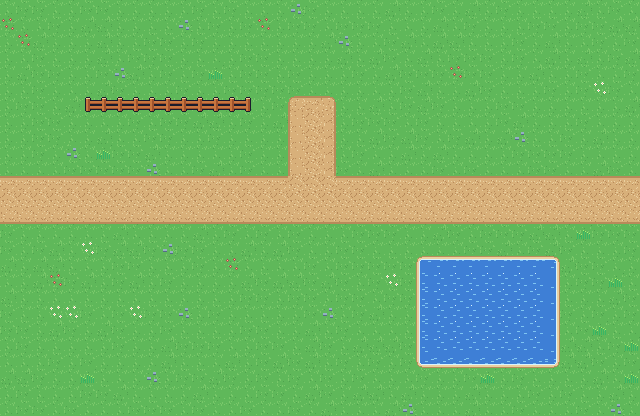

Below is a game level as drawn by its tile map, then a one-line description and the .tmx that defines it (tile-layer data replaced by summaries):
An orthogonal 40x26 tile map with 16x16 px tiles, 2 tile layers (Ground, Fences), 2 tilesets and 43 objects (10x Gem, Spawn).

<map version="1.10" tiledversion="1.11.2" orientation="orthogonal" renderorder="right-down" width="40" height="26" tilewidth="16" tileheight="16" infinite="0" nextlayerid="6" nextobjectid="44">
 <tileset firstgid="1" source="topdown_tiles.tsx" />
 <tileset firstgid="49" source="topdown_objects.tsx" />
 <layer id="1" name="Ground" width="40" height="26">
  <data>[1040 cells, 1040 non-empty, 23 distinct tile ids]</data>
 </layer>
 <layer id="2" name="Fences" width="40" height="26">
  <data>[1040 cells, 11 non-empty, 3 distinct tile ids]</data>
 </layer>
 <objectgroup id="3" name="Objects">
  <object id="1" gid="50" x="288" y="100" width="48" height="48" />
  <object id="2" gid="49" x="8" y="76" width="32" height="40" />
  <object id="3" gid="49" x="40" y="44" width="32" height="40" />
  <object id="4" gid="49" x="88" y="60" width="32" height="40" />
  <object id="5" gid="49" x="152" y="44" width="32" height="40" />
  <object id="6" gid="49" x="200" y="76" width="32" height="40" />
  <object id="7" gid="49" x="376" y="60" width="32" height="40" />
  <object id="8" gid="49" x="424" y="92" width="32" height="40" />
  <object id="9" gid="49" x="488" y="44" width="32" height="40" />
  <object id="10" gid="49" x="552" y="76" width="32" height="40" />
  <object id="11" gid="49" x="584" y="124" width="32" height="40" />
  <object id="12" gid="49" x="24" y="156" width="32" height="40" />
  <object id="13" gid="49" x="8" y="268" width="32" height="40" />
  <object id="14" gid="49" x="40" y="348" width="32" height="40" />
  <object id="15" gid="49" x="104" y="396" width="32" height="40" />
  <object id="16" gid="49" x="184" y="364" width="32" height="40" />
  <object id="17" gid="49" x="248" y="412" width="32" height="40" />
  <object id="18" gid="49" x="328" y="380" width="32" height="40" />
  <object id="19" gid="49" x="584" y="252" width="32" height="40" />
  <object id="20" gid="49" x="600" y="364" width="32" height="40" />
  <object id="21" gid="49" x="360" y="300" width="32" height="40" />
  <object id="22" gid="49" x="136" y="284" width="32" height="40" />
  <object id="23" gid="51" x="128" y="158" width="20" height="14" />
  <object id="24" gid="51" x="224" y="158" width="20" height="14" />
  <object id="25" gid="51" x="384" y="158" width="20" height="14" />
  <object id="26" gid="51" x="480" y="254" width="20" height="14" />
  <object id="27" gid="51" x="192" y="270" width="20" height="14" />
  <object id="28" gid="51" x="576" y="206" width="20" height="14" />
  <object id="29" gid="52" x="80" y="252" width="16" height="8" />
  <object id="30" gid="52" x="352" y="252" width="16" height="8" />
  <object id="31" gid="52" x="528" y="140" width="16" height="8" />
  <object id="32" gid="52" x="240" y="316" width="16" height="8" />
 </objectgroup>
 <objectgroup id="4" name="Spawns">
  <object id="33" name="PlayerStart" type="Spawn" x="312" y="156">
   <point />
  </object>
  <object id="34" name="Gem1" type="Gem" x="72" y="108">
   <point />
  </object>
  <object id="35" name="Gem2" type="Gem" x="184" y="140">
   <point />
  </object>
  <object id="36" name="Gem3" type="Gem" x="424" y="124">
   <point />
  </object>
  <object id="37" name="Gem4" type="Gem" x="536" y="204">
   <point />
  </object>
  <object id="38" name="Gem5" type="Gem" x="104" y="316">
   <point />
  </object>
  <object id="39" name="Gem6" type="Gem" x="280" y="284">
   <point />
  </object>
  <object id="40" name="Gem7" type="Gem" x="408" y="332">
   <point />
  </object>
  <object id="41" name="Gem8" type="Gem" x="568" y="396">
   <point />
  </object>
  <object id="42" name="Gem9" type="Gem" x="232" y="396">
   <point />
  </object>
  <object id="43" name="Gem10" type="Gem" x="456" y="60">
   <point />
  </object>
 </objectgroup>
</map>
